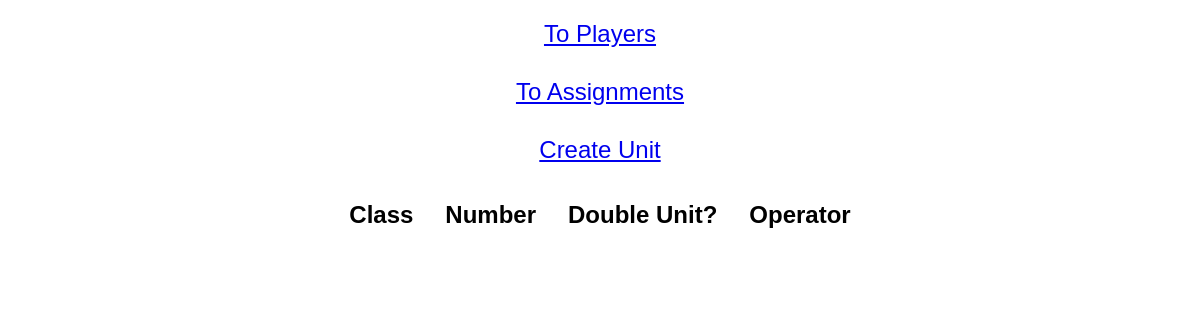
The page /units/ on the database as committed earlier.
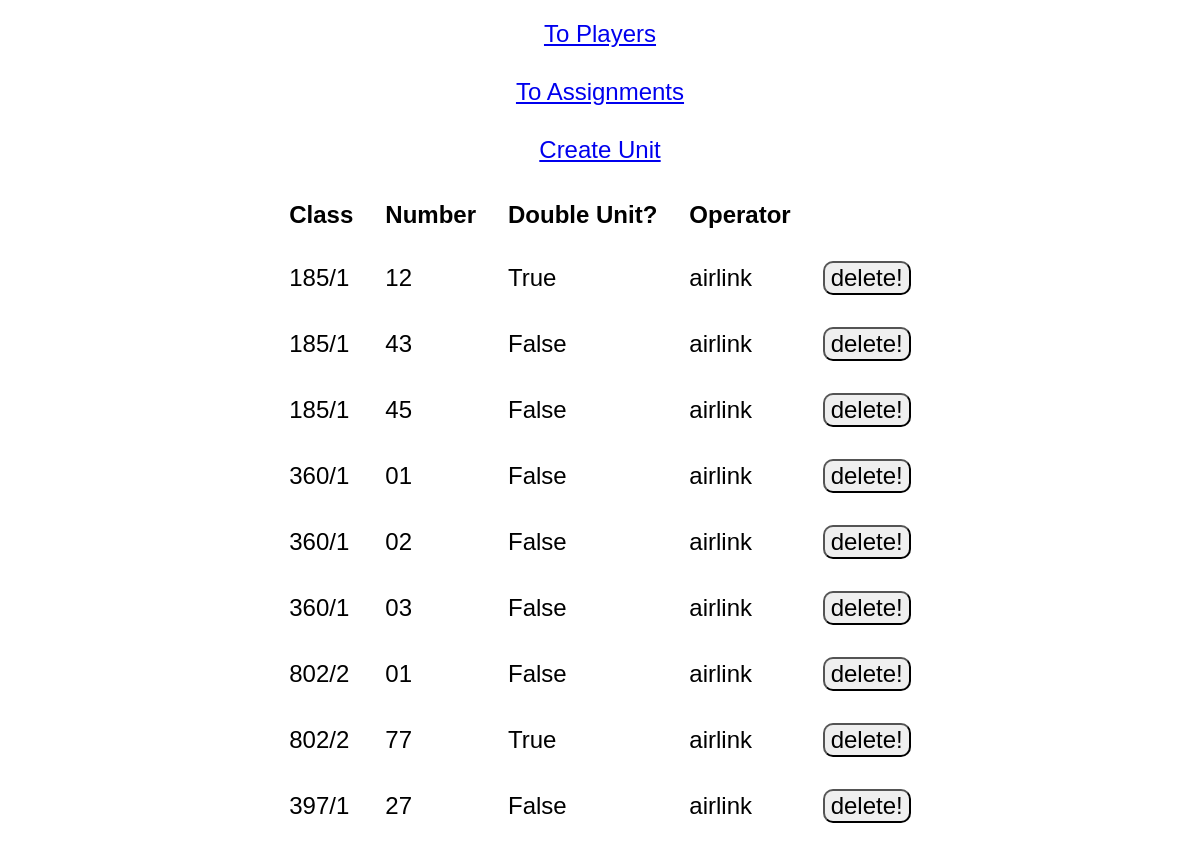
The same page on the database as committed later.
### scr_app_4/models.py (models this page shows, shortened)
class Unit(models.Model):
    id = models.AutoField(db_column='id', primary_key=True, unique=True)
    train_class = models.ForeignKey(TrainClass, on_delete=models.CASCADE, db_column='class', null=False)
    number = models.TextField(null=False, max_length=2)  # This field type is a guess.
    operator = models.ForeignKey(Operator, db_column='operator', on_delete=models.PROTECT)  # This field type is a guess.
    class Meta:
        db_table = 'unit'

class TrainClass(models.Model):
    id = models.AutoField(primary_key=True, unique=True)
    name = models.CharField(max_length=5)  # This field type is a guess.
    double_unit = models.BooleanField()  # This field type is a guess.
    diesel = models.BooleanField(null=True)  # This field type is a guess.
    speed = models.IntegerField(null=True)  # This field type is a guess.
    carriages = models.IntegerField(null=True)  # This field type is a guess.
    class Meta:
        db_table = 'class'

class Operator(models.Model):
    name = models.CharField(primary_key=True, unique=True, max_length=16)  # This field type is a guess.
    class Meta:
        db_table = 'operator'

### scr_project_4/views.py (the view)
# urls.py: path('units/', views.units, name='units'),
def units(request):
    units_get = Unit.objects.all()
    template = loader.get_template('units.html')
    context = {'units': units_get}
    return HttpResponse(template.render(context, request))

### templates/units.html (shortened to what this page needs)
{% load static %}
<!DOCTYPE html>
<html lang="en">
<head>
</head>
<body>
<div class="links">
    <a href="{% url 'players' %}">To Players</a>
</div>
<div class="links">
    <a href="{% url 'assignments' %}">To Assignments</a>
</div>
<div class="links">
    <a href="{% url 'create_unit' %}">Create Unit</a>
</div>
<div class="table"><table>
    <tr>
        <th>Class</th>
        <th>Number</th>
        <th>Double Unit?</th>
        <th>Operator</th>
    </tr>
    {% for x in units %}
        <tr>
            <td>{{ x.train_class.name }}</td>
            <td>{{ x.number }}</td>
            <td>{{ x.train_class.double_unit }}</td>
            <td>{{ x.operator.name }}</td>
            <td>
                <form action="{% url 'delete_unit' x.id %}" method='POST'>
                    <button>delete!</button>
                </form>
            </td>
        </tr>
    {% endfor %}
</table></div>
</body>
</html>

Rows that differ between the two databases and show on the page:
added Unit: train_class.name "185/1", number "12", train_class.double_unit "True", operator.name "airlink"
added Unit: train_class.name "185/1", number "43", train_class.double_unit "False", operator.name "airlink"
added Unit: train_class.name "185/1", number "45", train_class.double_unit "False", operator.name "airlink"
added Unit: train_class.name "360/1", number "01", train_class.double_unit "False", operator.name "airlink"
added Unit: train_class.name "360/1", number "02", train_class.double_unit "False", operator.name "airlink"
added Unit: train_class.name "360/1", number "03", train_class.double_unit "False", operator.name "airlink"
added Unit: train_class.name "802/2", number "01", train_class.double_unit "False", operator.name "airlink"
added Unit: train_class.name "802/2", number "77", train_class.double_unit "True", operator.name "airlink"
added Unit: train_class.name "397/1", number "27", train_class.double_unit "False", operator.name "airlink"
